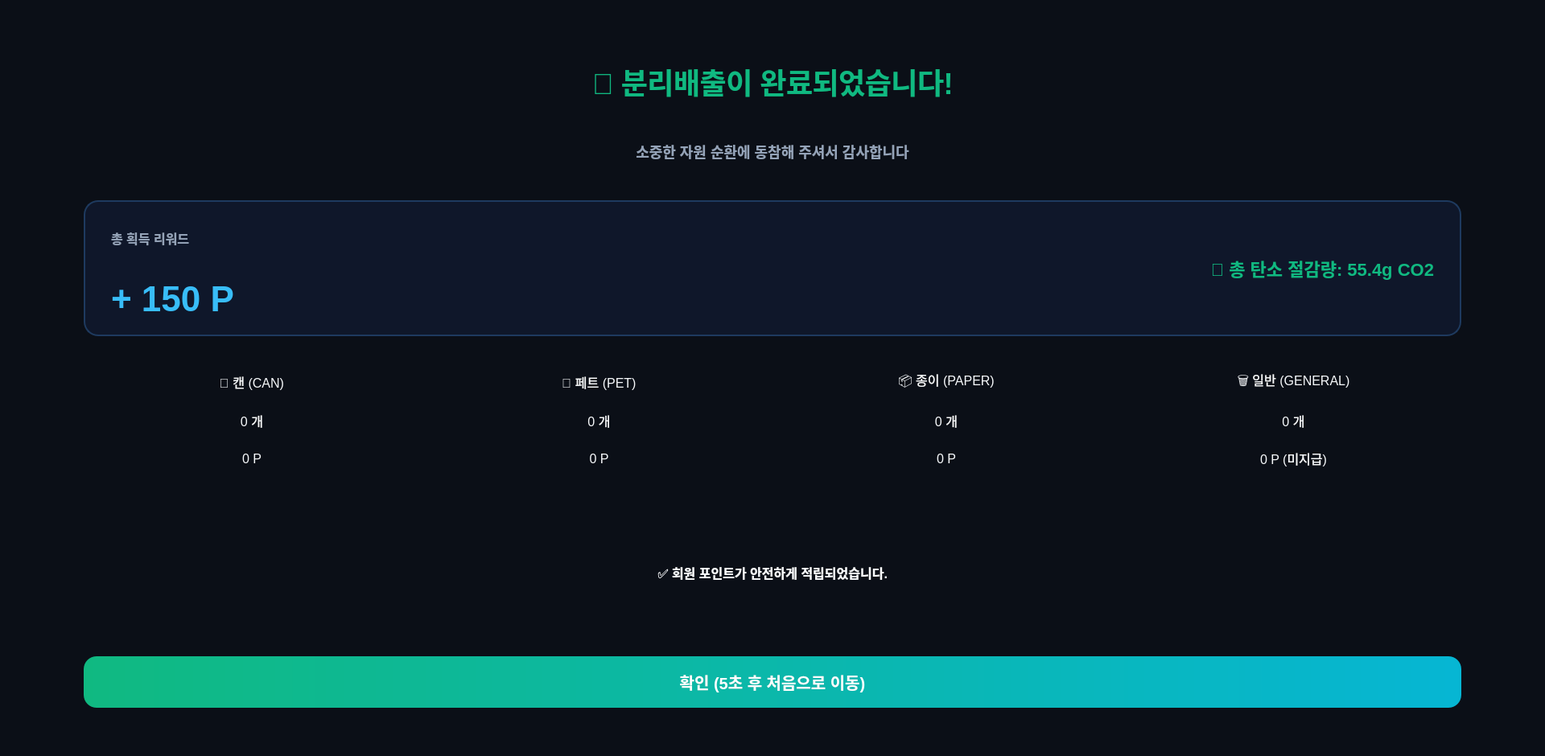
<?xml version="1.0" encoding="UTF-8"?>
<ui version="4.0">
 <class>ResultPage</class>
 <widget class="QWidget" name="ResultPage">
  <property name="geometry">
   <rect>
    <x>0</x>
    <y>0</y>
    <width>1920</width>
    <height>940</height>
   </rect>
  </property>
  <property name="styleSheet">
   <string notr="true">
QWidget {
    background-color: #0B0F17;
    color: #F8FAFC;
    font-family: 'Pretendard', 'Segoe UI', sans-serif;
    font-size: 16px;
}

QFrame.kioskPanel {
    background-color: #141B28;
    border: 1px solid #232F42;
    border-radius: 20px;
}

QLabel#lblResultHeader {
    font-size: 36px;
    font-weight: 800;
    color: #10B981;
    background: transparent;
    letter-spacing: -0.5px;
}
QLabel#lblResultSub {
    font-size: 18px;
    font-weight: 500;
    color: #94A3B8;
    background: transparent;
}

QFrame#frameTotalBanner {
    background-color: #0F172A;
    border: 1.5px solid #1E3A5F;
    border-radius: 18px;
}
QLabel#lblBannerTitle {
    font-size: 16px;
    font-weight: 700;
    color: #94A3B8;
    background: transparent;
}
QLabel#lblTotalPoints {
    font-size: 44px;
    font-weight: 900;
    color: #38BDF8;
    background: transparent;
}
QLabel#lblTotalCarbon {
    font-size: 22px;
    font-weight: 800;
    color: #10B981;
    background: transparent;
}

QFrame.receiptBox {
    background-color: #0D131F;
    border: 1px solid #1E293B;
    border-radius: 16px;
}
QLabel.receiptItemTitle {
    font-size: 18px;
    font-weight: 700;
    color: #F8FAFC;
    background: transparent;
}
QLabel.receiptItemCount {
    font-size: 30px;
    font-weight: 900;
    color: #F8FAFC;
    background: transparent;
}
QLabel.receiptItemPoints {
    font-size: 15px;
    font-weight: 700;
    color: #94A3B8;
    background: transparent;
}

QLabel#lblUserNotice {
    border-radius: 14px;
    font-size: 16px;
    font-weight: 700;
    padding: 12px;
}

QPushButton#btnConfirm {
    background-color: qlineargradient(spread:pad, x1:0, y1:0, x2:1, y2:0, stop:0 #10B981, stop:1 #06B6D4);
    color: #FFFFFF;
    font-size: 20px;
    font-weight: 800;
    border: none;
    border-radius: 16px;
}
QPushButton#btnConfirm:hover {
    background-color: qlineargradient(spread:pad, x1:0, y1:0, x2:1, y2:0, stop:0 #059669, stop:1 #0891B2);
}
QPushButton#btnConfirm:pressed { background-color: #047857; }
   </string>
  </property>
  <layout class="QVBoxLayout" name="rootVLayout">
   <property name="spacing"><number>0</number></property>
   <property name="leftMargin"><number>56</number></property>
   <property name="topMargin"><number>28</number></property>
   <property name="rightMargin"><number>56</number></property>
   <property name="bottomMargin"><number>28</number></property>

   <item>
    <widget class="QFrame" name="frameResultMain">
     <property name="class" stdset="0"><string>kioskPanel</string></property>
     <layout class="QVBoxLayout" name="resultMainVLayout">
      <property name="spacing"><number>20</number></property>
      <property name="leftMargin"><number>48</number></property>
      <property name="topMargin"><number>32</number></property>
      <property name="rightMargin"><number>48</number></property>
      <property name="bottomMargin"><number>32</number></property>

      <!-- 상단 헤더 -->
      <item>
       <layout class="QVBoxLayout" name="headerVLayout">
        <property name="spacing"><number>6</number></property>
        <item>
         <widget class="QLabel" name="lblResultHeader">
          <property name="text"><string>🎉 분리배출이 완료되었습니다!</string></property>
          <property name="alignment"><set>Qt::AlignCenter</set></property>
         </widget>
        </item>
        <item>
         <widget class="QLabel" name="lblResultSub">
          <property name="text"><string>소중한 자원 순환에 동참해 주셔서 감사합니다</string></property>
          <property name="alignment"><set>Qt::AlignCenter</set></property>
         </widget>
        </item>
       </layout>
      </item>

      <!-- 중앙 총합 배너 -->
      <item>
       <widget class="QFrame" name="frameTotalBanner">
        <property name="minimumSize"><size><width>0</width><height>110</height></size></property>
        <layout class="QHBoxLayout" name="bannerHLayout">
         <property name="leftMargin"><number>32</number></property>
         <property name="rightMargin"><number>32</number></property>
         <item>
          <layout class="QVBoxLayout" name="bannerLeftVLayout">
           <property name="spacing"><number>4</number></property>
           <item><widget class="QLabel" name="lblBannerTitle"><property name="text"><string>총 획득 리워드</string></property></widget></item>
           <item><widget class="QLabel" name="lblTotalPoints"><property name="text"><string>+ 150 P</string></property></widget></item>
          </layout>
         </item>
         <item><spacer name="bannerSpacer"><property name="orientation"><enum>Qt::Horizontal</enum></property><property name="sizeHint" stdset="0"><size><width>40</width><height>20</height></size></property></spacer></item>
         <item>
          <widget class="QLabel" name="lblTotalCarbon">
           <property name="text"><string>🌱 총 탄소 절감량: 55.4g CO2</string></property>
           <property name="alignment"><set>Qt::AlignRight|Qt::AlignVCenter</set></property>
          </widget>
         </item>
        </layout>
       </widget>
      </item>

      <!-- 4종 영수증 그리드 -->
      <item>
       <layout class="QHBoxLayout" name="receiptHLayout">
        <property name="spacing"><number>14</number></property>
        <!-- CAN -->
        <item>
         <widget class="QFrame" name="boxReceiptCan">
          <property name="class" stdset="0"><string>receiptBox</string></property>
          <layout class="QVBoxLayout" name="rCanVLayout">
           <property name="spacing"><number>6</number></property>
           <property name="leftMargin"><number>16</number></property><property name="topMargin"><number>16</number></property><property name="rightMargin"><number>16</number></property><property name="bottomMargin"><number>16</number></property>
           <item><widget class="QLabel" name="lblRCanTitle"><property name="class" stdset="0"><string>receiptItemTitle</string></property><property name="text"><string>🥫 캔 (CAN)</string></property><property name="alignment"><set>Qt::AlignCenter</set></property></widget></item>
           <item><widget class="QLabel" name="lblRCanCount"><property name="class" stdset="0"><string>receiptItemCount</string></property><property name="text"><string>0 개</string></property><property name="alignment"><set>Qt::AlignCenter</set></property></widget></item>
           <item><widget class="QLabel" name="lblRCanPoints"><property name="class" stdset="0"><string>receiptItemPoints</string></property><property name="text"><string>0 P</string></property><property name="alignment"><set>Qt::AlignCenter</set></property></widget></item>
          </layout>
         </widget>
        </item>
        <!-- PET -->
        <item>
         <widget class="QFrame" name="boxReceiptPet">
          <property name="class" stdset="0"><string>receiptBox</string></property>
          <layout class="QVBoxLayout" name="rPetVLayout">
           <property name="spacing"><number>6</number></property>
           <property name="leftMargin"><number>16</number></property><property name="topMargin"><number>16</number></property><property name="rightMargin"><number>16</number></property><property name="bottomMargin"><number>16</number></property>
           <item><widget class="QLabel" name="lblRPetTitle"><property name="class" stdset="0"><string>receiptItemTitle</string></property><property name="text"><string>🧴 페트 (PET)</string></property><property name="alignment"><set>Qt::AlignCenter</set></property></widget></item>
           <item><widget class="QLabel" name="lblRPetCount"><property name="class" stdset="0"><string>receiptItemCount</string></property><property name="text"><string>0 개</string></property><property name="alignment"><set>Qt::AlignCenter</set></property></widget></item>
           <item><widget class="QLabel" name="lblRPetPoints"><property name="class" stdset="0"><string>receiptItemPoints</string></property><property name="text"><string>0 P</string></property><property name="alignment"><set>Qt::AlignCenter</set></property></widget></item>
          </layout>
         </widget>
        </item>
        <!-- PAPER -->
        <item>
         <widget class="QFrame" name="boxReceiptPaper">
          <property name="class" stdset="0"><string>receiptBox</string></property>
          <layout class="QVBoxLayout" name="rPaperVLayout">
           <property name="spacing"><number>6</number></property>
           <property name="leftMargin"><number>16</number></property><property name="topMargin"><number>16</number></property><property name="rightMargin"><number>16</number></property><property name="bottomMargin"><number>16</number></property>
           <item><widget class="QLabel" name="lblRPaperTitle"><property name="class" stdset="0"><string>receiptItemTitle</string></property><property name="text"><string>📦 종이 (PAPER)</string></property><property name="alignment"><set>Qt::AlignCenter</set></property></widget></item>
           <item><widget class="QLabel" name="lblRPaperCount"><property name="class" stdset="0"><string>receiptItemCount</string></property><property name="text"><string>0 개</string></property><property name="alignment"><set>Qt::AlignCenter</set></property></widget></item>
           <item><widget class="QLabel" name="lblRPaperPoints"><property name="class" stdset="0"><string>receiptItemPoints</string></property><property name="text"><string>0 P</string></property><property name="alignment"><set>Qt::AlignCenter</set></property></widget></item>
          </layout>
         </widget>
        </item>
        <!-- GENERAL -->
        <item>
         <widget class="QFrame" name="boxReceiptGeneral">
          <property name="class" stdset="0"><string>receiptBox</string></property>
          <layout class="QVBoxLayout" name="rGeneralVLayout">
           <property name="spacing"><number>6</number></property>
           <property name="leftMargin"><number>16</number></property><property name="topMargin"><number>16</number></property><property name="rightMargin"><number>16</number></property><property name="bottomMargin"><number>16</number></property>
           <item><widget class="QLabel" name="lblRGeneralTitle"><property name="class" stdset="0"><string>receiptItemTitle</string></property><property name="text"><string>🗑️ 일반 (GENERAL)</string></property><property name="alignment"><set>Qt::AlignCenter</set></property></widget></item>
           <item><widget class="QLabel" name="lblRGeneralCount"><property name="class" stdset="0"><string>receiptItemCount</string></property><property name="text"><string>0 개</string></property><property name="alignment"><set>Qt::AlignCenter</set></property></widget></item>
           <item><widget class="QLabel" name="lblRGeneralPoints"><property name="class" stdset="0"><string>receiptItemPoints</string></property><property name="text"><string>0 P (미지급)</string></property><property name="alignment"><set>Qt::AlignCenter</set></property></widget></item>
          </layout>
         </widget>
        </item>
       </layout>
      </item>

      <!-- 사용자 뱃지 -->
      <item>
       <widget class="QLabel" name="lblUserNotice">
        <property name="minimumSize"><size><width>0</width><height>48</height></size></property>
        <property name="text"><string>✅ 회원 포인트가 안전하게 적립되었습니다.</string></property>
        <property name="alignment"><set>Qt::AlignCenter</set></property>
       </widget>
      </item>

      <!-- 확인 버튼 -->
      <item>
       <widget class="QPushButton" name="btnConfirm">
        <property name="minimumSize"><size><width>0</width><height>64</height></size></property>
        <property name="text"><string>확인 (5초 후 처음으로 이동)</string></property>
        <property name="cursor"><cursorShape>PointingHandCursor</cursorShape></property>
       </widget>
      </item>

     </layout>
    </widget>
   </item>

  </layout>
 </widget>
 <resources/>
 <connections/>
</ui>
